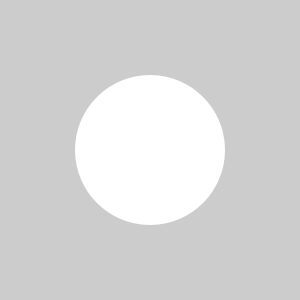
Frame 1 (no input)
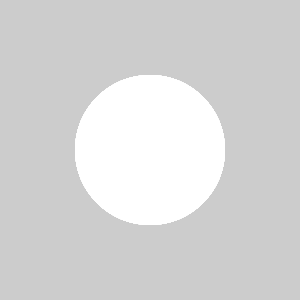
Frame 60 (the mouse pressed at the canvas centre just before this capture)
Frame 120 (the mouse held since frame 60 and released just before this capture): identical to frame 60, image omitted

The Processing sketch that drew these frames (run headless with seeded random() and noise(); from frame 60 on, the mouse is pressed at the canvas centre):

// Processing sketch: ejercicio05
// ── ejercicio05.pde
// ***********************************************
// * Alumno: Joaquin Romera                      *
// * Legajo: 24169                               *
// * Ejercicio Nro: 05                           *
// * Asignatura: Taller de Integración de tecno..*
// * Carrera: Musica y Tecnologia                *
// * Institución: UNQ                            *
// * Año: 2018                                   *
// ***********************************************

boolean condicion = false;

void setup(){
  size(300,300);
  noCursor();
  smooth();
}

void draw(){
  if (condicion) {
    fill(0);
  } else {
    fill(255,255,255);
  }
  noStroke();
  ellipse(150,150,150,150);
}
